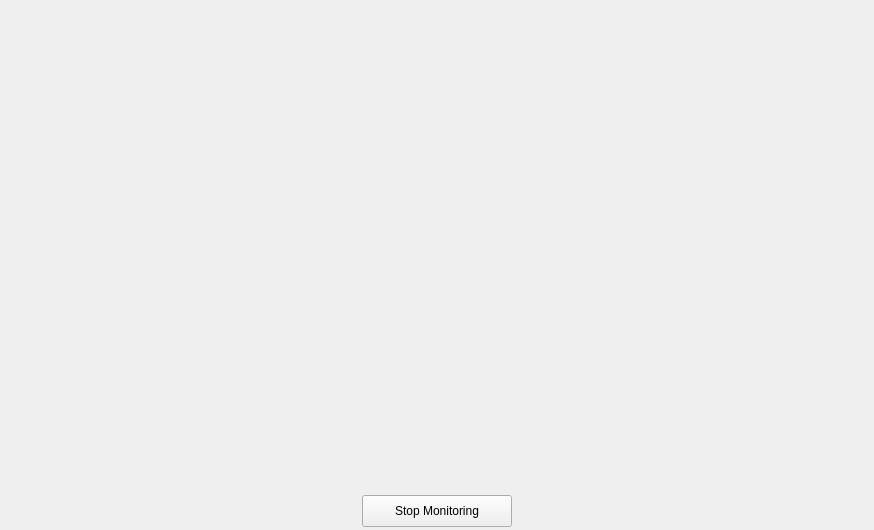
<?xml version="1.0" encoding="UTF-8"?>
<ui version="4.0">
 <class>MainWindow</class>
 <widget class="QMainWindow" name="MainWindow">
  <property name="geometry">
   <rect>
    <x>0</x>
    <y>0</y>
    <width>874</width>
    <height>530</height>
   </rect>
  </property>
  <property name="maximumSize">
   <size>
    <width>874</width>
    <height>530</height>
   </size>
  </property>
  <property name="windowTitle">
   <string>ODAC in Educative Area</string>
  </property>
  <widget class="QWidget" name="centralwidget">
   <widget class="QLabel" name="label_detection">
    <property name="geometry">
     <rect>
      <x>10</x>
      <y>10</y>
      <width>854</width>
      <height>480</height>
     </rect>
    </property>
    <property name="maximumSize">
     <size>
      <width>1000</width>
      <height>1000</height>
     </size>
    </property>
    <property name="autoFillBackground">
     <bool>true</bool>
    </property>
    <property name="text">
     <string/>
    </property>
   </widget>
   <widget class="QPushButton" name="stop_detection_button">
    <property name="geometry">
     <rect>
      <x>362</x>
      <y>495</y>
      <width>150</width>
      <height>32</height>
     </rect>
    </property>
    <property name="text">
     <string>Stop Monitoring</string>
    </property>
   </widget>
  </widget>
 </widget>
 <resources/>
 <connections/>
</ui>
